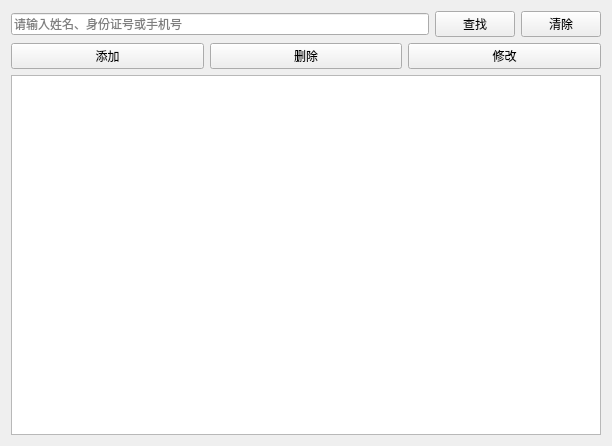
<?xml version="1.0" encoding="UTF-8"?>
<ui version="4.0">
 <class>PatienceView</class>
 <widget class="QWidget" name="PatienceView">
  <property name="geometry">
   <rect>
    <x>0</x>
    <y>0</y>
    <width>612</width>
    <height>446</height>
   </rect>
  </property>
  <property name="windowTitle">
   <string>患者管理</string>
  </property>
  <layout class="QVBoxLayout" name="verticalLayout">
   <item>
    <layout class="QHBoxLayout" name="horizontalLayout_2">
     <item>
      <widget class="QLineEdit" name="txtSearch">
       <property name="text">
        <string/>
       </property>
       <property name="placeholderText">
        <string>请输入姓名、身份证号或手机号</string>
       </property>
      </widget>
     </item>
     <item>
      <widget class="QPushButton" name="btSearch">
       <property name="text">
        <string>查找</string>
       </property>
      </widget>
     </item>
     <item>
      <widget class="QPushButton" name="btClear">
       <property name="text">
        <string>清除</string>
       </property>
      </widget>
     </item>
    </layout>
   </item>
   <item>
    <layout class="QHBoxLayout" name="horizontalLayout">
     <item>
      <widget class="QPushButton" name="btAdd">
       <property name="text">
        <string>添加</string>
       </property>
      </widget>
     </item>
     <item>
      <widget class="QPushButton" name="btDelete">
       <property name="text">
        <string>删除</string>
       </property>
      </widget>
     </item>
     <item>
      <widget class="QPushButton" name="btEdit">
       <property name="text">
        <string>修改</string>
       </property>
      </widget>
     </item>
    </layout>
   </item>
   <item>
    <widget class="QTableView" name="tableView"/>
   </item>
  </layout>
 </widget>
 <resources/>
 <connections/>
</ui>
